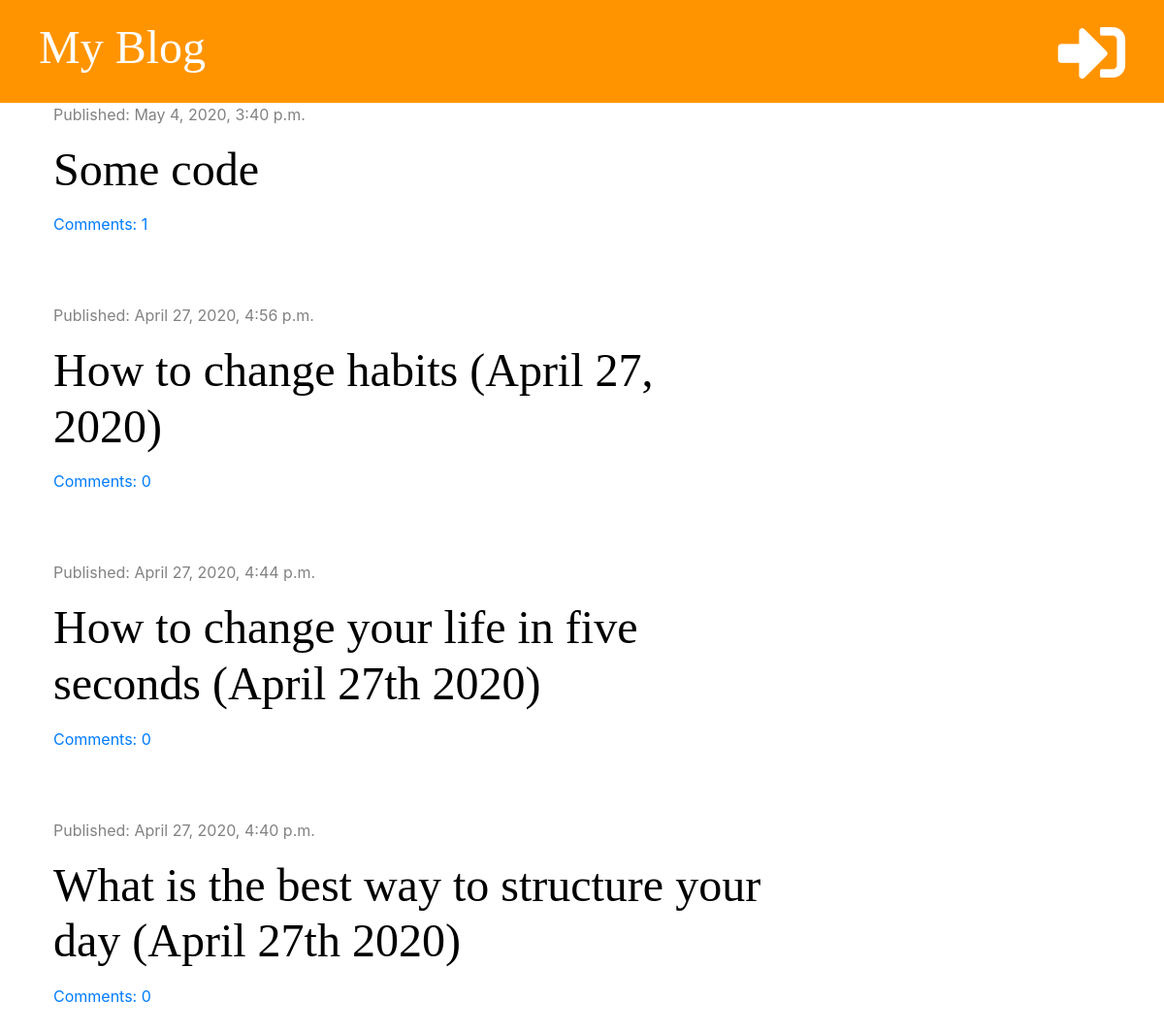
The page / on the database its author committed.
### blog/models.py (models this page shows, shortened)
class Post(models.Model):
    author = models.ForeignKey('auth.User', on_delete=models.CASCADE)
    title = models.CharField(max_length=200)
    text = models.TextField()
    created_date = models.DateTimeField(default=timezone.now)
    published_date = models.DateTimeField(blank=True, null=True)
    def approved_comments(self):
        return self.comments.filter(approved=True)

### blog/views.py (the view)
# urls.py: path('', views.post_list, name='post_list'),
def post_list(request):
    posts = Post.objects.filter(published_date__lte=timezone.now()).order_by('-published_date')
    stuff_for_frontend = {'posts': posts}
    return render(request, 'blog/post_list.html', stuff_for_frontend)

### blog/templatetags/markdownify.py (called while the page is built)
@register.filter
def markdown(value):
    renderer = HighlightRenderer()
    markdown = mistune.Markdown(renderer=renderer)
    return markdown(value)

### blog/templates/blog/post_list.html (shortened to what this page needs)
{% extends 'blog/base.html' %}
{% load markdownify %}
{% block content %}
    {% for post in posts %}
        <div class="post">
            <div class="date">
                <p>Published: {{ post.published_date }}</p>
            </div>
            <h1><a href="{% url 'post_detail' pk=post.pk %}">{{ post.title }}</a></h1>
            <a href="{% url 'post_detail' pk=post.pk %}">Comments: {{ post.approved_comments.count }} </a>
        </div>
    {% endfor %}
{% endblock %}

### blog/static/css/blog.css (style rules this page uses)
h1, h2, h3, h4 { font-family: 'Tangerine', 'Inconsolata', 'Droid Sans', serif; font-size: 48px; }
.date { color: #828282; }
.post { margin-bottom: 70px; }
.post h1 a { color: #000000; }

### rows shown on the page
Post: published_date "May 4, 2020, 3:40 p.m.", title "Some code", approved_comments.count "1"
Post: published_date "April 27, 2020, 4:56 p.m.", title "How to change habits (April 27, 2020)", approved_comments.count "0"
Post: published_date "April 27, 2020, 4:44 p.m.", title "How to change your life in five seconds (April 27th 2020)", approved_comments.count "0"
Post: published_date "April 27, 2020, 4:40 p.m.", title "What is the best way to structure your day (April 27th 2020)", approved_comments.count "0"
